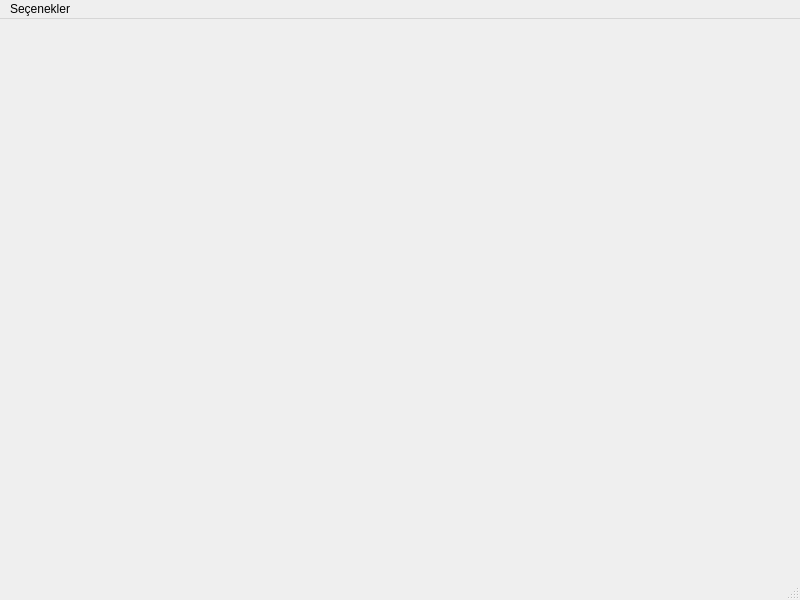
<?xml version="1.0" encoding="UTF-8"?>
<ui version="4.0">
 <class>MainWindow</class>
 <widget class="QMainWindow" name="MainWindow">
  <property name="geometry">
   <rect>
    <x>0</x>
    <y>0</y>
    <width>800</width>
    <height>600</height>
   </rect>
  </property>
  <property name="windowTitle">
   <string>Sevinc Car </string>
  </property>
  <widget class="QWidget" name="centralwidget">
   <widget class="QLabel" name="label">
    <property name="geometry">
     <rect>
      <x>0</x>
      <y>0</y>
      <width>801</width>
      <height>601</height>
     </rect>
    </property>
    <property name="text">
     <string/>
    </property>
    <property name="pixmap">
     <pixmap>Gorseller/car-rental-social-media-thumbnail-template-flat-cartoon-background-illustration-vector.jpg</pixmap>
    </property>
    <property name="scaledContents">
     <bool>true</bool>
    </property>
   </widget>
  </widget>
  <widget class="QMenuBar" name="menubar">
   <property name="geometry">
    <rect>
     <x>0</x>
     <y>0</y>
     <width>800</width>
     <height>21</height>
    </rect>
   </property>
   <widget class="QMenu" name="menuSe_enekler">
    <property name="title">
     <string>Seçenekler</string>
    </property>
    <addaction name="actionArac_Menu"/>
    <addaction name="separator"/>
    <addaction name="actionMusteri_Menu"/>
    <addaction name="separator"/>
    <addaction name="actionKiralama_Menu"/>
    <addaction name="separator"/>
   </widget>
   <addaction name="menuSe_enekler"/>
  </widget>
  <widget class="QStatusBar" name="statusbar"/>
  <action name="actionArac_Menu">
   <property name="text">
    <string>Arac Menu</string>
   </property>
  </action>
  <action name="actionMusteri_Menu">
   <property name="text">
    <string>Musteri Menu</string>
   </property>
  </action>
  <action name="actionKiralama_Menu">
   <property name="text">
    <string>Kiralama Menu</string>
   </property>
  </action>
 </widget>
 <resources/>
 <connections/>
</ui>
